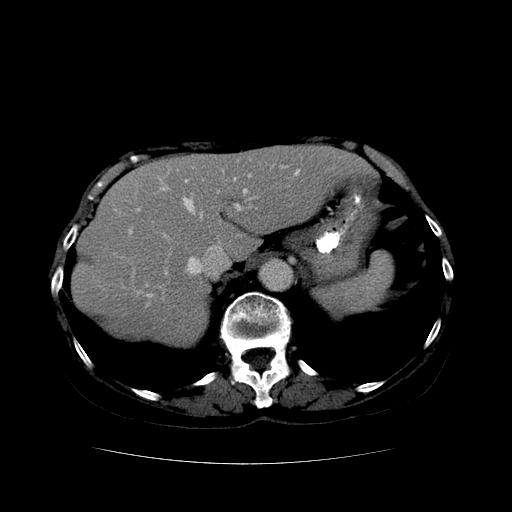
#> input picture Lectures Scripts/Data/Volume Slices/Volume Slice 65.bmp, 512 x 512 px, found by its file name
$ python '[11] GLCM Features for 3D Optimized.py'
#> lines starting #> are read from the running program, lines starting #| are printed output that depends on the picture
'''
========================================================================
        ╦ ╦┌─┐┌─┐┌─┐┌─┐┌┬┐  ╔╦╗┌─┐┌─┐┌┬┐┬ ┬  ╔╗ ┌─┐┬  ┌─┐┬ ┬┌─┐
        ╠═╣│ │└─┐└─┐├─┤│││  ║║║├─┤│ ┬ ││└┬┘  ╠╩╗├─┤│  ├─┤├─┤├─┤
        ╩ ╩└─┘└─┘└─┘┴ ┴┴ ┴  ╩ ╩┴ ┴└─┘─┴┘ ┴   ╚═╝┴ ┴┴─┘┴ ┴┴ ┴┴ ┴
========================================================================
# Author: Hossam Magdy Balaha
# Initial Creation Date: May 29th, 2024
# Last Modification Date: Jan 23rd, 2025
# Permissions and Citation: Refer to the README file.
'''

# Import necessary libraries.
import os  # For file path operations.
import cv2  # For image processing tasks.
import numpy as np  # For numerical operations.


def ReadVolume(caseImgPaths, caseSegPaths):
  """
  Read and preprocess a 3D volume from a set of 2D slices and their corresponding segmentation masks.

  Args:
      caseImgPaths (list): List of paths to the 2D slices of the volume.
      caseSegPaths (list): List of paths to the segmentation masks of the slices.

  Returns:
      volumeCropped (numpy.ndarray): A 3D NumPy array representing the preprocessed volume.
  """
  volumeCropped = []  # Initialize a list to store the cropped slices.

  # Loop through each slice and its corresponding segmentation mask.
  for i in range(len(caseImgPaths)):
    # Check if the files exist.
    if (not os.path.exists(caseImgPaths[i])) or (not os.path.exists(caseSegPaths[i])):
      raise FileNotFoundError("One or more files were not found. Please check the file paths.")

    # Load the slice and segmentation mask in grayscale mode.
    caseImg = cv2.imread(caseImgPaths[i], cv2.IMREAD_GRAYSCALE)  # Load the slice.
#> caseImg is the input picture: shape (512, 512); min 0, max 255, mean 27.5
    caseSeg = cv2.imread(caseSegPaths[i], cv2.IMREAD_GRAYSCALE)  # Load the segmentation mask.
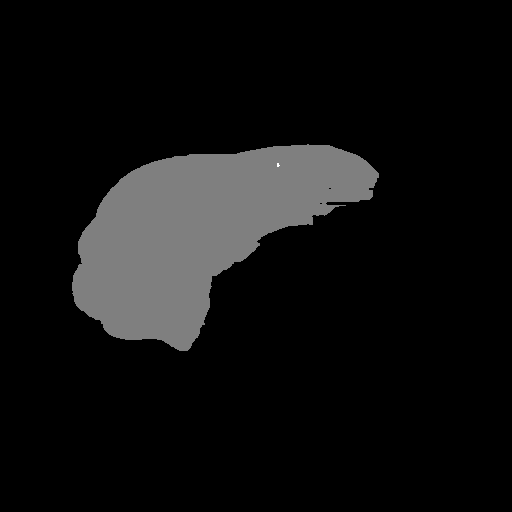
#> input picture Lectures Scripts/Data/Segmentation Slices/Segmentation Slice 65.bmp, 512 x 512 px, found by its file name
#> caseSeg is the input picture: shape (512, 512); min 0, max 255, mean 16.6

    # Extract the Region of Interest (ROI) using the segmentation mask.
    roi = cv2.bitwise_and(caseImg, caseSeg)  # Apply bitwise AND operation to extract the ROI.
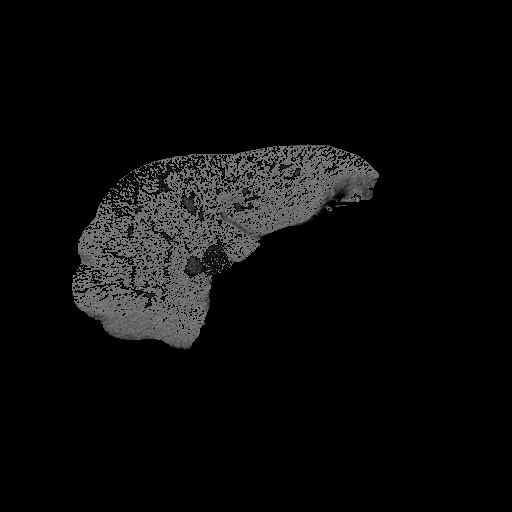
#> roi: shape (512, 512); min 0, max 136, mean 10.7

    # Crop the ROI to remove unnecessary background.
    x, y, w, h = cv2.boundingRect(roi)  # Get the bounding box coordinates of the ROI.
#> x = 72; y = 144; w = 307; h = 206
    cropped = roi[y:y + h, x:x + w]  # Crop the ROI using the bounding box coordinates.
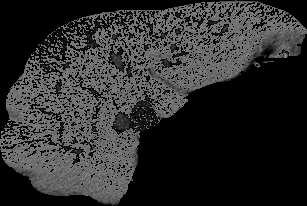
#> cropped: shape (206, 307); min 0, max 136, mean 44.5

    if (np.sum(cropped) <= 0):
      raise ValueError("The cropped image is empty. Please check the segmentation mask.")

    # Append the cropped slice to the list.
    volumeCropped.append(cropped)
#> pass 2 of the loop in ReadVolume, `for i in range(len(caseImgPaths)):`:
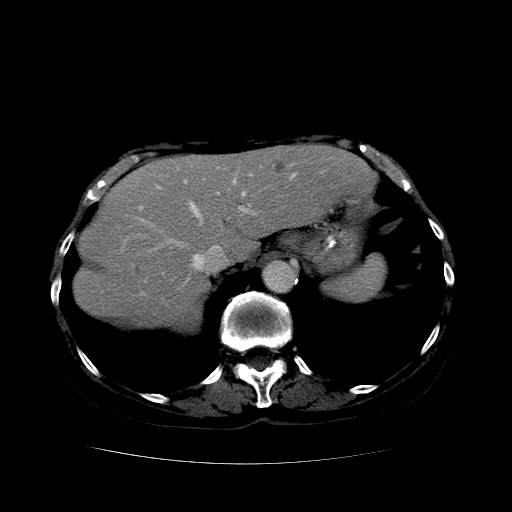
#> input picture Lectures Scripts/Volume Slices/Volume Slice 66.bmp, 512 x 512 px, found by its file name
#> in ReadVolume, caseImg is the input picture: shape (512, 512); min 0, max 255, mean 24.9
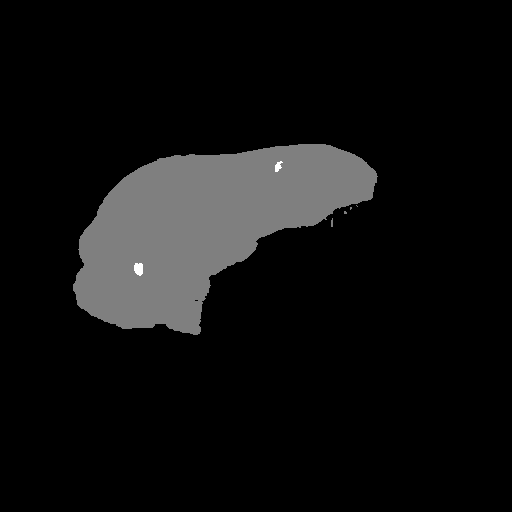
#> input picture Lectures Scripts/Data/Segmentation Slices/Segmentation Slice 66.bmp, 512 x 512 px, found by its file name
#> in ReadVolume, caseSeg is the input picture: shape (512, 512); min 0, max 255, mean 16
#> in ReadVolume, `x, y, w, h = cv2.boundingRect(roi)`: x = 73; w = 305; h = 191
#> in ReadVolume, `cropped = roi[y:y + h, x:x + w]`:
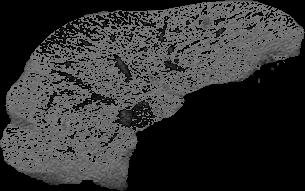
#> cropped: shape (191, 305); min 0, max 145, mean 50.1
#> pass 3 of the loop in ReadVolume, `for i in range(len(caseImgPaths)):`:
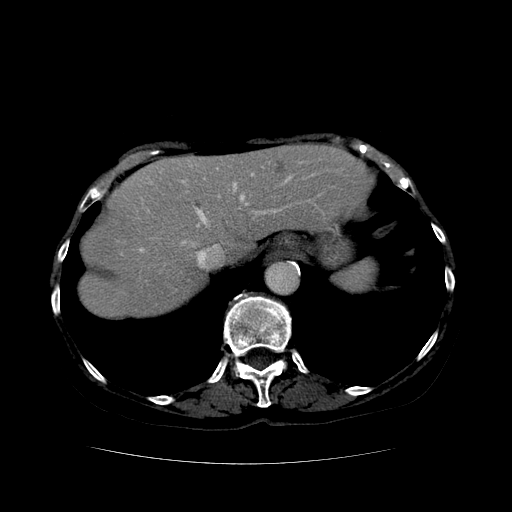
#> input picture Lectures Scripts/Volume Slices/Volume Slice 67.bmp, 512 x 512 px, found by its file name
#> in ReadVolume, caseImg is the input picture: shape (512, 512); min 0, max 255, mean 23.1
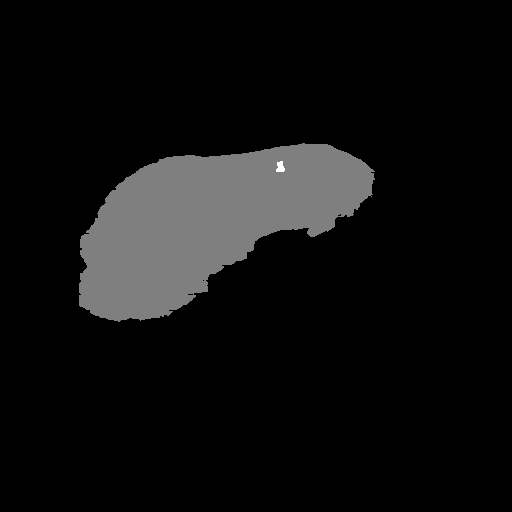
#> input picture Lectures Scripts/Data/Segmentation Slices/Segmentation Slice 67.bmp, 512 x 512 px, found by its file name
#> in ReadVolume, caseSeg is the input picture: shape (512, 512); min 0, max 255, mean 15.2
#> in ReadVolume, `x, y, w, h = cv2.boundingRect(roi)`: x = 79; y = 143; w = 296; h = 178
#> in ReadVolume, `cropped = roi[y:y + h, x:x + w]`:
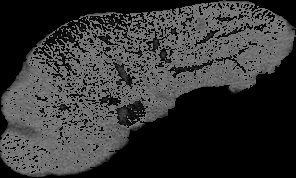
#> cropped: shape (178, 296); min 0, max 127, mean 52.1

  # Determine the maximum width and height across all cropped slices.
  maxWidth = np.max([cropped.shape[1] for cropped in volumeCropped])  # Maximum width.
#> maxWidth = 307
  maxHeight = np.max([cropped.shape[0] for cropped in volumeCropped])  # Maximum height.
#> maxHeight = 206

  # Pad each cropped slice to match the maximum width and height.
  for i in range(len(volumeCropped)):
    # Calculate the padding size.
    deltaWidth = maxWidth - volumeCropped[i].shape[1]  # Horizontal padding.
    deltaHeight = maxHeight - volumeCropped[i].shape[0]  # Vertical padding.

    # Add padding to the cropped image and place the image in the center.
    padded = cv2.copyMakeBorder(
      volumeCropped[i],  # Image to pad.
      deltaHeight // 2,  # Top padding.
      deltaHeight - deltaHeight // 2,  # Bottom padding.
      deltaWidth // 2,  # Left padding.
      deltaWidth - deltaWidth // 2,  # Right padding.
      cv2.BORDER_CONSTANT,  # Padding type.
      value=0  # Padding value.
    )

    # Replace the cropped slice with the padded slice.
    volumeCropped[i] = padded.copy()
#> this loop made 3 passes
#> (deltaWidth, deltaHeight) on passes 1 to 3: (0, 0), (2, 15), (11, 28)
#> pass 2, in ReadVolume, `padded = cv2.copyMakeBorder( volumeCropped[i],`:
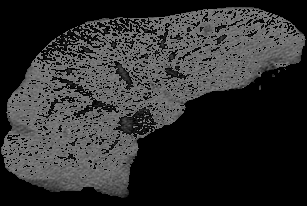
#> padded: shape (206, 307); min 0, max 145, mean 46.2
#> pass 3, in ReadVolume, `padded = cv2.copyMakeBorder( volumeCropped[i],`:
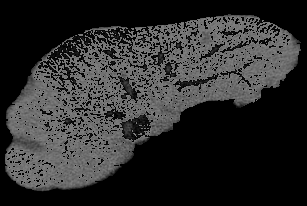
#> padded: shape (206, 307); min 0, max 127, mean 43.4
#> after the loop, volumeCropped = 3 items

  # Convert the list of slices to a 3D NumPy array.
  volumeCropped = np.array(volumeCropped)

  return volumeCropped  # Return the preprocessed 3D volume.


def CalculateGLCM3DCooccuranceMatrix(volume, d, theta, isSymmetric=False, isNorm=True, ignoreZeros=True):
  """
  Calculate the 3D Gray-Level Co-occurrence Matrix (GLCM) for a given volume.

  Args:
      volume (numpy.ndarray): The 3D volume as a NumPy array.
      d (int): The distance between voxel pairs.
      theta (float): The angle (in radians) for the direction of voxel pairs.
      isSymmetric (bool): Whether to make the GLCM symmetric. Default is False.
      isNorm (bool): Whether to normalize the GLCM. Default is True.
      ignoreZeros (bool): Whether to ignore zero-valued voxels. Default is True.

  Returns:
      coMatrix (numpy.ndarray): The calculated 3D GLCM.
  """
#> called with volume = array of shape (3, 206, 307), d = 2, theta = 0, isSymmetric = False, isNorm = True, ignoreZeros = True

  # Determine the number of unique intensity levels in the volume.
  minA = np.min(volume)  # Minimum intensity value.
#> minA = 0
  maxA = np.max(volume)  # Maximum intensity value.
#> maxA = 145
  N = maxA - minA + 1  # Number of unique intensity levels.
#> N = 146

  noOfSlices = volume.shape[0]  # Number of slices in the volume.
#> noOfSlices = 3

  # Initialize the 3D co-occurrence matrix with zeros.
  coMatrix = np.zeros((N, N, noOfSlices))

  if (d < 1):
    raise ValueError("The distance between voxel pairs should be greater than or equal to 1.")
  elif (d >= noOfSlices):
    raise ValueError("The distance between voxel pairs should be less than the number of slices.")
  elif (d >= N):
    raise ValueError("The distance between voxel pairs should be less than the number of unique intensity levels.")

  # Iterate over each voxel in the volume to calculate the GLCM.
  for xLoc in range(volume.shape[2]):  # Loop through columns.
    for yLoc in range(volume.shape[1]):  # Loop through rows.
      for zLoc in range(volume.shape[0]):  # Loop through slices.
        startLoc = (zLoc, yLoc, xLoc)  # Current voxel location (slice, row, column).

        # Calculate the target voxel location based on distance and angle.
        xTarget = xLoc + np.round(d * np.cos(theta) * np.sin(theta))  # Target column.
        yTarget = yLoc - np.round(d * np.sin(theta) * np.sin(theta))  # Target row.
        zTarget = zLoc + np.round(d * np.cos(theta))  # Target slice.
        endLoc = (int(zTarget), int(yTarget), int(xTarget))  # Target voxel location.

        # Check if the target location is within the bounds of the volume.
        if (
          (endLoc[0] < 0)  # Target slice is below the bottom slice.
          or (endLoc[0] >= volume.shape[0])  # Target slice is above the top slice.
          or (endLoc[1] < 0)  # Target row is above the top edge.
          or (endLoc[1] >= volume.shape[1])  # Target row is below the bottom edge.
          or (endLoc[2] < 0)  # Target column is to the left of the left edge.
          or (endLoc[2] >= volume.shape[2])  # Target column is to the right of the right edge.
        ):
          continue  # Skip this pair if the target is out of bounds.

        if (ignoreZeros):
          # Skip the calculation if the voxel values are zero.
          if ((volume[endLoc] == 0) or (volume[startLoc] == 0)):
            continue

        # Increment the co-occurrence matrix at the corresponding location.
        # (- minA) is added to work with matrices that does not start from 0.
        coMatrix[volume[endLoc] - minA, volume[startLoc] - minA] += 1  # Increment the count for the pair (start, end).
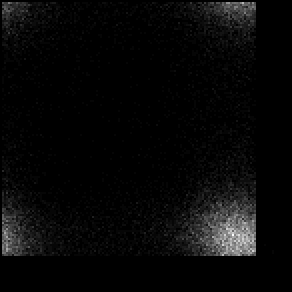
#> coMatrix: shape (146, 146, 3) float64 (shown 2 times larger); min 0, max 38, mean 1.2; drawn with min black and max white

  # If symmetric, add the transpose of the co-occurrence matrix to itself.
  if (isSymmetric):
    coMatrix += coMatrix.T  # Make the GLCM symmetric.

  # Normalize the co-occurrence matrix if requested.
  if (isNorm):
    coMatrix = coMatrix / (np.sum(coMatrix) + 1e-6)  # Divide each element by the sum of all elements.

  return coMatrix  # Return the calculated 3D GLCM.


def CalculateGLCMFeatures3D(coMatrix):
  """
  Calculate texture features from a 3D Gray-Level Co-occurrence Matrix (GLCM).

  Args:
      coMatrix (numpy.ndarray): The 3D GLCM as a NumPy array.

  Returns:
      features (dict): A dictionary containing the calculated texture features.
  """
  d, h, w = coMatrix.shape  # Dimensions of the GLCM.
#> d = 146; h = 146; w = 3

  # Calculate the energy of the co-occurrence matrix.
  energy = np.sum(coMatrix ** 2)  # Sum of the squares of all elements in the GLCM.
#> energy = 0.000142

  # Initialize variables for texture features.
  contrast = 0.0  # Initialize contrast.
  homogeneity = 0.0  # Initialize homogeneity.
  entropy = 0.0  # Initialize entropy.
  dissimilarity = 0.0  # Initialize dissimilarity.
  meanX = 0.0  # Initialize mean of rows.
  meanY = 0.0  # Initialize mean of columns.
  meanZ = 0.0  # Initialize mean of slices.

  # Loop through each element in the GLCM to calculate texture features.
  for i in range(d):  # Loop through rows.
    for j in range(h):  # Loop through columns.
      for k in range(w):  # Loop through slices.
        # Calculate the contrast in the direction of theta.
        contrast += (i - j) ** 2 * coMatrix[i, j, k]  # Weighted sum of squared differences.

        # Calculate the homogeneity of the co-occurrence matrix.
        homogeneity += coMatrix[i, j, k] / (1 + (i - j) ** 2)  # Weighted sum of inverse differences.

        # Calculate the entropy of the co-occurrence matrix.
        if coMatrix[i, j, k] > 0:  # Check if the value is greater than zero.
          entropy -= coMatrix[i, j, k] * np.log(coMatrix[i, j, k])  # Sum of -p * log(p).

        # Calculate the mean of the co-occurrence matrix.
        meanX += i * coMatrix[i, j, k]  # Weighted sum of row indices.
        meanY += j * coMatrix[i, j, k]  # Weighted sum of column indices.
        meanZ += k * coMatrix[i, j, k]  # Weighted sum of slice indices.

        # Calculate the dissimilarity of the co-occurrence matrix.
        dissimilarity += np.abs(i - j) * coMatrix[i, j, k]  # Weighted sum of absolute differences.
#> after the loop, contrast = 3714.5; dissimilarity = 42.4; entropy = 9.26; homogeneity = 0.0609; meanX = 89.17; meanY = 85.58; meanZ = 1

  totalSum = np.sum(coMatrix)  # Calculate the sum of all elements in the GLCM.
#> totalSum = 1
  meanX /= totalSum  # Calculate mean of rows.
  meanY /= totalSum  # Calculate mean of columns.
  meanZ /= totalSum  # Calculate mean of slices.

  # Calculate the standard deviation of rows, columns, and slices.
  stdDevX = 0.0  # Initialize standard deviation of rows.
  stdDevY = 0.0  # Initialize standard deviation of columns.
  stdDevZ = 0.0  # Initialize standard deviation of slices.
  for i in range(d):  # Loop through rows.
    for j in range(h):  # Loop through columns.
      for k in range(w):  # Loop through slices.
        stdDevX += (i - meanX) ** 2 * coMatrix[i, j, k]  # Weighted sum of squared row differences.
        stdDevY += (j - meanY) ** 2 * coMatrix[i, j, k]  # Weighted sum of squared column differences.
        stdDevZ += (k - meanZ) ** 2 * coMatrix[i, j, k]  # Weighted sum of squared slice differences.
#> after the loop, stdDevX = 1937.5; stdDevY = 1996.5; stdDevZ = 0.667

  # Calculate the correlation of the co-occurrence matrix.
  correlation = 0.0  # Initialize correlation.
  stdDevX = np.sqrt(stdDevX)  # Calculate standard deviation of rows.
#> stdDevX = 44.02
  stdDevY = np.sqrt(stdDevY)  # Calculate standard deviation of columns.
#> stdDevY = 44.68
  stdDevZ = np.sqrt(stdDevZ)  # Calculate standard deviation of slices.
#> stdDevZ = 0.816
  for i in range(d):  # Loop through rows.
    for j in range(h):  # Loop through columns.
      for k in range(w):  # Loop through slices.
        correlation += (
          (i - meanX) * (j - meanY) * (k - meanZ) * coMatrix[i, j, k] / (stdDevX * stdDevY * stdDevZ)
        )  # Weighted sum of normalized differences.
#> after the loop, correlation = 4.89e-15

  # Return the calculated features as a dictionary.
  return {
    "Energy"       : energy,  # Energy of the GLCM.
    "Contrast"     : contrast,  # Contrast of the GLCM.
    "Homogeneity"  : homogeneity,  # Homogeneity of the GLCM.
    "Entropy"      : entropy,  # Entropy of the GLCM.
    "Correlation"  : correlation,  # Correlation of the GLCM.
    "Dissimilarity": dissimilarity,  # Dissimilarity of the GLCM.
    "TotalSum"     : totalSum,  # Sum of all elements in the GLCM.
    "MeanX"        : meanX,  # Mean of rows.
    "MeanY"        : meanY,  # Mean of columns.
    "MeanZ"        : meanZ,  # Mean of slices.
    "StdDevX"      : stdDevX,  # Standard deviation of rows.
    "StdDevY"      : stdDevY,  # Standard deviation of columns.
    "StdDevZ"      : stdDevZ,  # Standard deviation of slices.
  }


# Define the paths to the volume slices and segmentation masks.
caseImgPaths = [
  r"Data/Volume Slices/Volume Slice 65.bmp",  # Path to the first slice.
  r"Data/Volume Slices/Volume Slice 66.bmp",  # Path to the second slice.
  r"Data/Volume Slices/Volume Slice 67.bmp",  # Path to the third slice.
]
caseSegPaths = [
  r"Data/Segmentation Slices/Segmentation Slice 65.bmp",  # Path to the first segmentation mask.
  r"Data/Segmentation Slices/Segmentation Slice 66.bmp",  # Path to the second segmentation mask.
  r"Data/Segmentation Slices/Segmentation Slice 67.bmp",  # Path to the third segmentation mask.
]

# Define parameters for the GLCM calculation.
d = 2  # Distance between voxel pairs.
theta = 0  # Angle (in degrees) for the direction of voxel pairs.
theta = np.radians(theta)  # Convert theta to radians.
# Keep it False unless you are sure that the GLCM can be transposed.
isSymmetric = False  # Whether to make the GLCM symmetric.
isNorm = True  # Whether to normalize the GLCM.
ignoreZeros = True  # Whether to ignore zero-valued pixels.

# Read and preprocess the 3D volume.
volumeCropped = ReadVolume(caseImgPaths, caseSegPaths)

# Calculate the 3D GLCM using the defined function.
coMatrix = CalculateGLCM3DCooccuranceMatrix(
  volumeCropped,  # 3D volume.
  d,  # Distance between voxel pairs.
  theta,  # Angle for the direction of voxel pairs
  isSymmetric=isSymmetric,  # Whether to make the GLCM symmetric.
  isNorm=isNorm,  # Whether to normalize the GLCM.
  ignoreZeros=ignoreZeros,  # Whether to ignore zero-valued pixels.
)

# Calculate texture features from the 3D GLCM.
features = CalculateGLCMFeatures3D(coMatrix)
#> features = 13 items

# Print the GLCM features.
for key in features:
  print(key, ":", np.round(features[key], 4))  # Print each feature and its value.
#> this loop made 13 passes
#> key on passes 1 to 12: 'Energy', 'Contrast', 'Homogeneity', 'Entropy', 'Correlation', 'Dissimilarity', 'TotalSum', 'MeanX', 'MeanY', 'MeanZ', 'StdDevX', 'StdDevY'
#| Energy : 0.0001
#| Contrast : 3714.4506
#| Homogeneity : 0.0609
#| Entropy : 9.2553
#| Correlation : 0.0
#| Dissimilarity : 42.4037
#| TotalSum : 1.0
#| MeanX : 89.1675
#> (further printed lines are left out)
